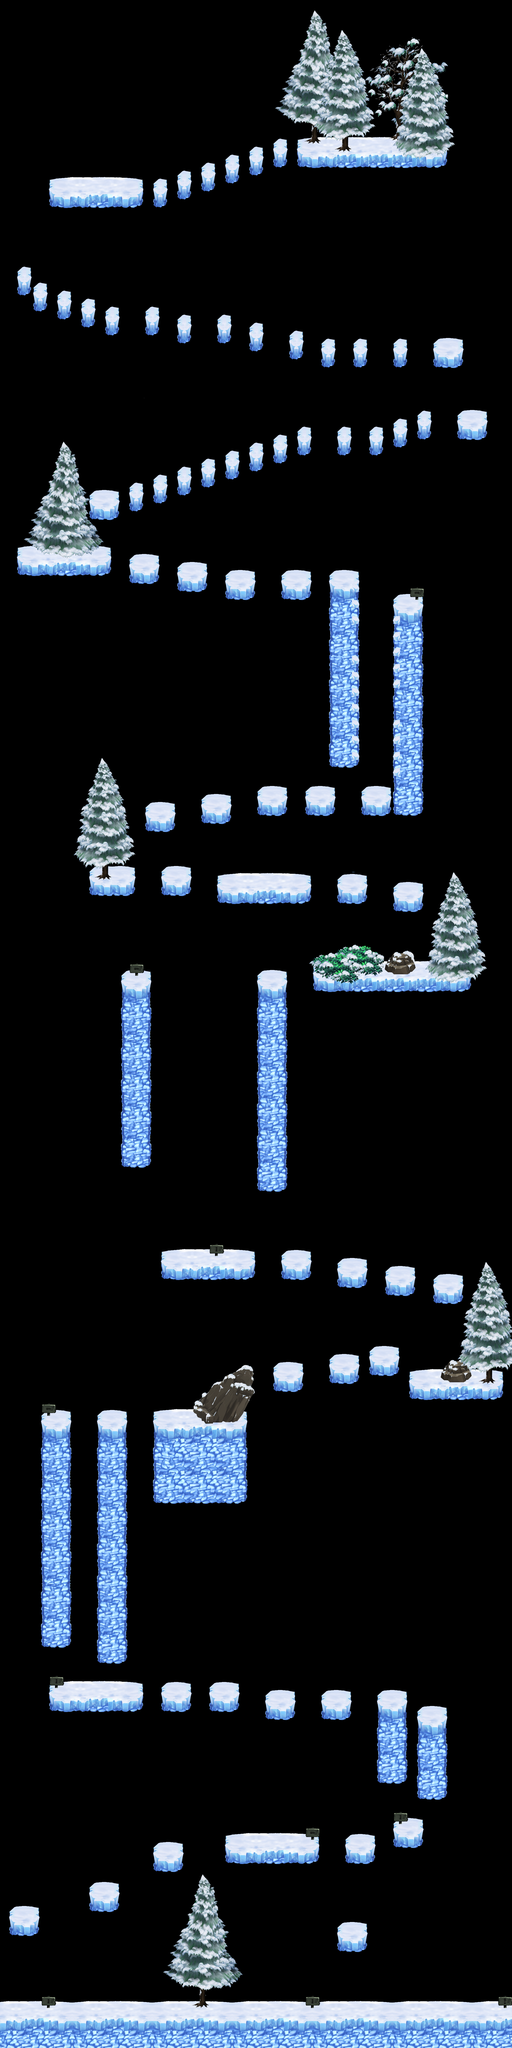

Below is a game level as drawn by its tile map, then a one-line description and the .tmx that defines it (tile-layer data replaced by summaries):
An orthogonal 64x256 tile map with 32x32 px tiles, 5 tile layers (background_walls, background, background_items, foreground_items, ...), 3 tilesets and 4 objects (player, greenGem, redGem, floor).

<map version="1.0" orientation="orthogonal" renderorder="right-down" width="64" height="256" tilewidth="32" tileheight="32" nextobjectid="5">
 <tileset firstgid="1" name="kz_wonderland_tileset_medium.1" tilewidth="32" tileheight="32">
  <image source="kz_wonderland_tileset_medium.atlasc/kz_wonderland_tileset_medium.1.png" width="1154" height="1026" />
 </tileset>
 <tileset firstgid="1153" name="kz_wonderland_trees.1" tilewidth="32" tileheight="32">
  <image source="kz_wonderland_trees.atlasc/kz_wonderland_trees.1.png" width="1154" height="1282" />
 </tileset>
 <tileset firstgid="2593" name="kz_signs_small.1" tilewidth="32" tileheight="32" spacing="1">
  <image source="kz_signs_small.atlasc/kz_signs_small.1.png" width="204" height="134" />
 </tileset>
 <layer name="background_walls" width="64" height="256">
  <data>[16384 cells, 0 non-empty, 0 distinct tile ids]</data>
 </layer>
 <layer name="background" width="64" height="256">
  <data>[16384 cells, 2121 non-empty, 257 distinct tile ids]</data>
 </layer>
 <layer name="background_items" width="64" height="256">
  <data>[16384 cells, 865 non-empty, 553 distinct tile ids]</data>
 </layer>
 <layer name="foreground_items" width="64" height="256">
  <data>[16384 cells, 1173 non-empty, 689 distinct tile ids]</data>
 </layer>
 <layer name="collision" width="64" height="256">
  <data>[16384 cells, 0 non-empty, 0 distinct tile ids]</data>
 </layer>
 <objectgroup name="collision">
  <object id="1" name="player" x="128" y="8000">
   <ellipse />
  </object>
  <object id="2" name="greenGem" x="64" y="7616">
   <ellipse />
  </object>
  <object id="3" name="redGem" x="1504" y="512">
   <ellipse />
  </object>
  <object id="4" name="floor" x="0" y="8032" width="2048" height="32">
   <properties>
    <property name="SKACollisionType" value="SKACollisionTypeRect" />
   </properties>
  </object>
 </objectgroup>
</map>
